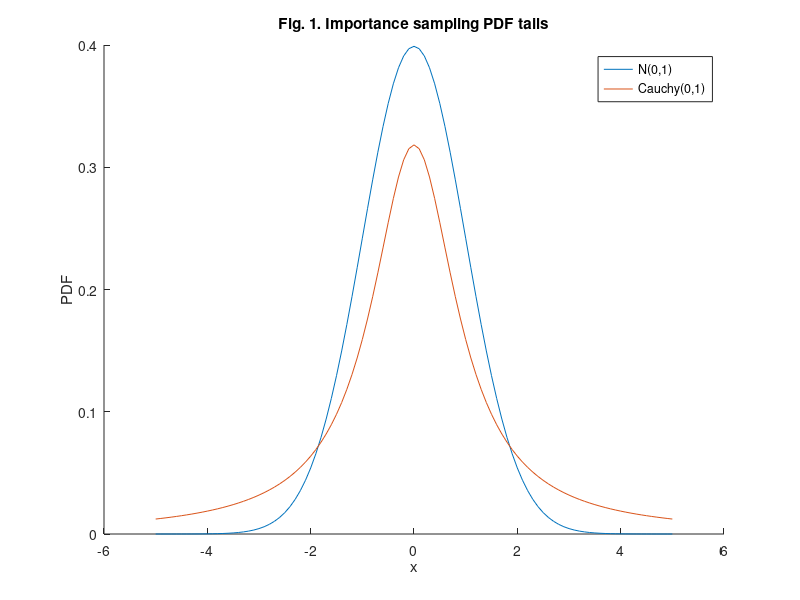

Write MATLAB code to recreate this figure.
% Exercise - Understanding the theory of importance sampling

%% 1. Aim of the exercise

% The aim of this exercise is to understand the role of tail behaviour in
% importance sampling, by comparing proposal and target distributions and
% observing how heavier tails help ensure finite variance of the estimator.

%% 2. Tails comparison

% 2.1. Sequence from -5 to 5 by steps of 0.1
x_values = -5:0.1:5; 

% 2.2. Theoretical Standard Normal PDF
PD_Normal = makedist('Normal','mu',0,'sigma',1);

% 2.3. Calculate the PDF for the Normal distribution
PDF_Normal = pdf(PD_Normal,x_values);

% 2.4. Theoretical standard cauchy PDF
PD_Cauchy = makedist('tLocationScale','mu',0,'sigma',1,'nu',1);

% 2.5. Title
PDF_Cauchy = pdf(PD_Cauchy,x_values);

%% 3. Plot the theoretical PDFs

% Plot
figure
hold on
plot(x_values,PDF_Normal,'DisplayName','N(0,1)')
plot(x_values,PDF_Cauchy,'DisplayName','Cauchy(0,1)')
title('Fig. 1. Importance sampling PDF tails')
xlabel('x')
ylabel('PDF')
legend('show');
hold off
